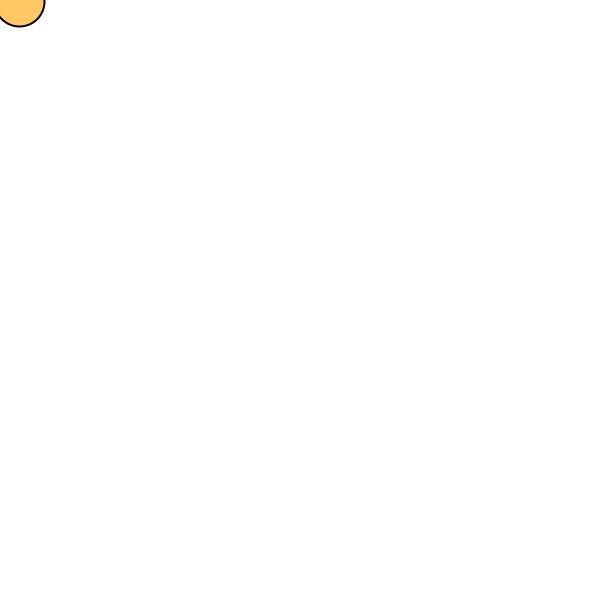
Frame 1 (no input)
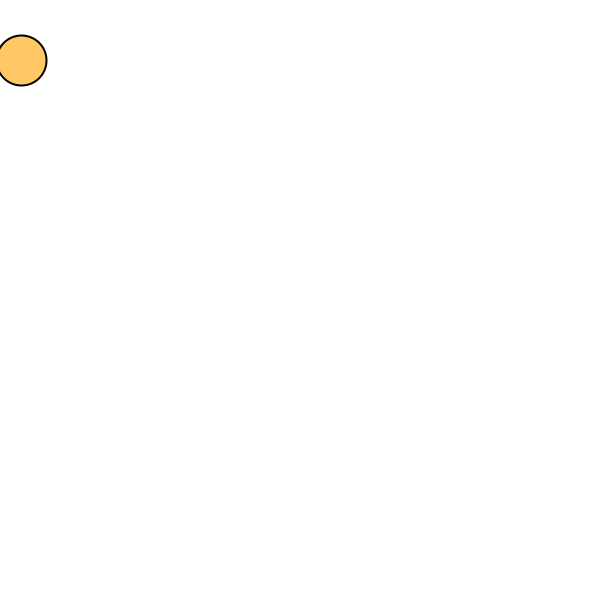
Frame 60 (the mouse pressed at the canvas centre just before this capture)
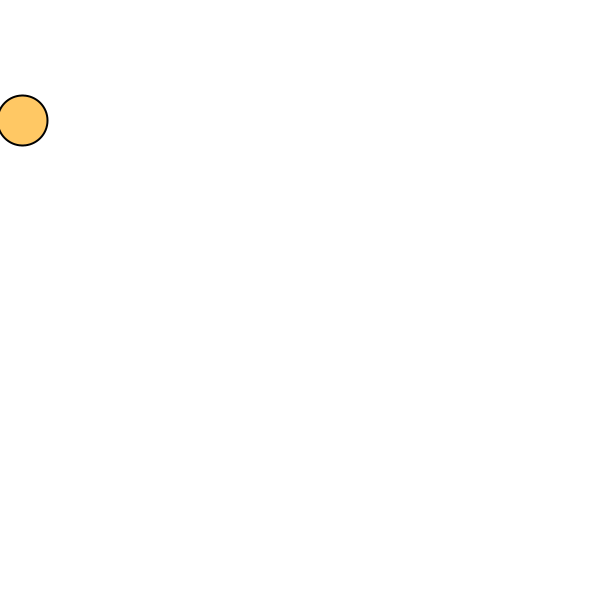
Frame 120 (the mouse held since frame 60 and released just before this capture)

The Processing sketch that drew these frames (run headless with seeded random() and noise(); from frame 60 on, the mouse is pressed at the canvas centre):

// Processing sketch: sketch_240603f
// ── sketch_240603f.pde
void setup() {
  size(600, 600);

  strokeWeight(2);
  fill(255, 200, 100);
}

void draw() {
  background(255, 255, 255);
  ellipse(second(), frameCount, 50, 50);
}
